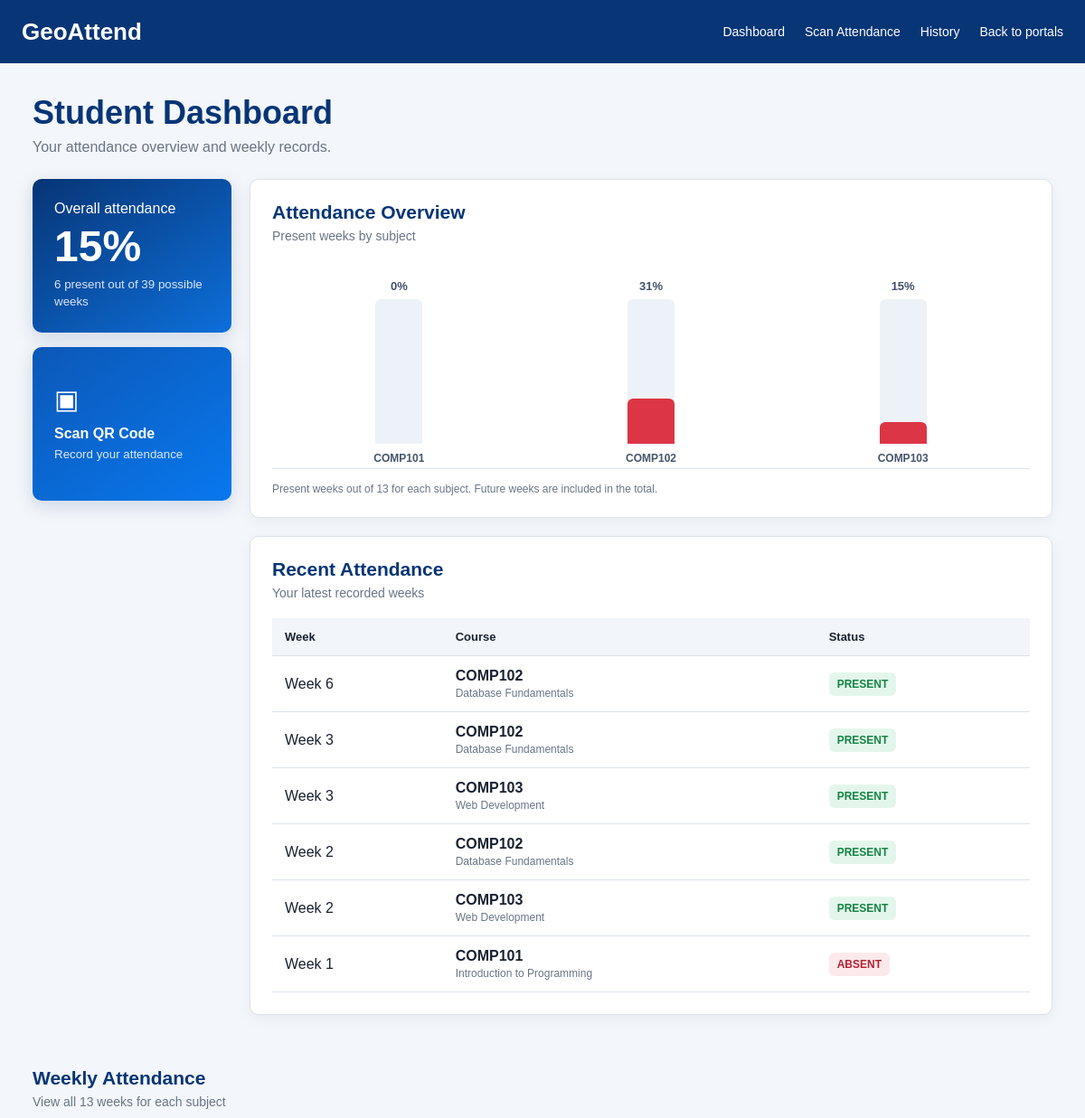
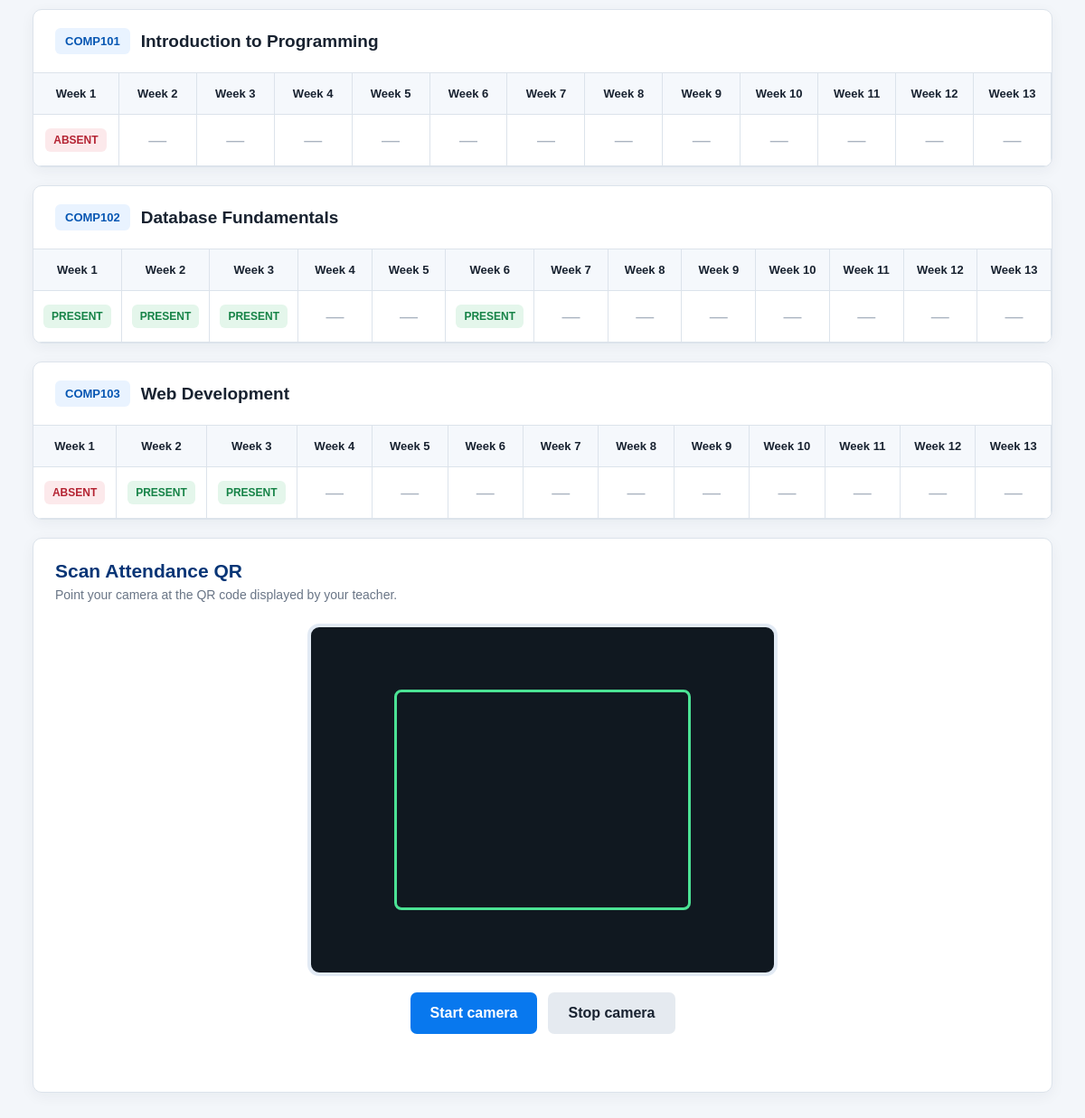
Screenshot of /student/1 with the database file from the repository (2 pictures, top to bottom).
### tables this page shows
CREATE TABLE class_sections (
    section_id INTEGER PRIMARY KEY AUTOINCREMENT,

    course_id INTEGER NOT NULL REFERENCES courses(course_id),
    lecturer_id INTEGER NOT NULL REFERENCES lecturers(lecturer_id),
    room_id INTEGER NOT NULL REFERENCES rooms(room_id),

    semester TEXT NOT NULL,
    academic_year TEXT NOT NULL,

    day_of_week TEXT NOT NULL
        CHECK (day_of_week IN (
            'MONDAY',
            'TUESDAY',
            'WEDNESDAY',
            'THURSDAY',
            'FRIDAY',
            'SATURDAY',
            'SUNDAY'
        )),

    start_time TEXT NOT NULL,
    end_time TEXT NOT NULL,

    section_status TEXT NOT NULL DEFAULT 'ACTIVE'
        CHECK (section_status IN ('ACTIVE', 'INACTIVE'))
);

CREATE TABLE courses (
    course_id INTEGER PRIMARY KEY AUTOINCREMENT,
    course_code TEXT NOT NULL UNIQUE,
    course_name TEXT NOT NULL,
    course_description TEXT
);

CREATE TABLE attendance_records (
    attendance_id INTEGER PRIMARY KEY AUTOINCREMENT,

    session_id INTEGER NOT NULL
        REFERENCES attendance_sessions(session_id),

    student_id INTEGER NOT NULL
        REFERENCES students(student_id),

    -- CLOCK IN
    clock_in_time TEXT,

    clock_in_latitude REAL,
    clock_in_longitude REAL,
    clock_in_accuracy_m REAL,
    clock_in_distance_m REAL,

    -- CLOCK OUT
    clock_out_time TEXT,

    clock_out_latitude REAL,
    clock_out_longitude REAL,
    clock_out_accuracy_m REAL,
    clock_out_distance_m REAL,

    -- WHAT THE SYSTEM DETECTED
    system_status TEXT
        CHECK (system_status IN (
            'PRESENT',
            'LATE',
            'INCOMPLETE',
            'ABSENT'
        )),

    -- FINAL OFFICIAL RESULT
    final_status TEXT
        CHECK (final_status IN (
            'PRESENT',
            'LATE',
            'ABSENT',
            'EXCUSED',
            'INCOMPLETE'
        )),

    -- CLOCK-IN / CLOCK-OUT WORKFLOW STATE
    completion_status TEXT NOT NULL DEFAULT 'ACTIVE'
        CHECK (completion_status IN (
            'ACTIVE',
            'COMPLETE',
            'MISSING_CLOCK_IN',
            'MISSING_CLOCK_OUT',
            'MANUAL_REVIEW',
            'MANUALLY_RESOLVED'
        )),

    -- HOW ATTENDANCE WAS RECORDED
    verification_method TEXT
        CHECK (verification_method IN (
            'QR_GPS',
            'LATE_CHECK_IN',
            'MANUAL',
            'LECTURER_OVERRIDE'
        )),

    created_at TEXT NOT NULL DEFAULT CURRENT_TIMESTAMP,
    updated_at TEXT NOT NULL DEFAULT CURRENT_TIMESTAMP,

    UNIQUE (session_id, student_id)
);

### app.py (the view)
@app.route('/student/<int:student_id>')
def student_page(student_id):
    subjects = db.student_subjects(student_id)
    grids = {}
    for subject in subjects:
        subject_id = subject['subject_id']
        grids[subject_id] = db.attendance_grid(
            subject_id
        )
    return render_template(
        'student.html',
        student_id=student_id,
        subjects=subjects,
        grids=grids
    )

### templates/student.html (shortened to what this page needs)
<!DOCTYPE html>
<html lang="en">
<head>
    <link
        rel="stylesheet"
        href="{{ url_for('static', filename='CSS/style.css') }}"
    >
</head>
<body class="student-dashboard">
    {% set totals = namespace(present=0) %}
    {% set total_possible = subjects|length * 13 %}
    {% for subject in subjects %}
        {% for week in range(1, 14) %}
            {% set status = grids[subject.subject_id].get((student_id, week), '')|upper %}
            {% if status == 'PRESENT' %}
                {% set totals.present = totals.present + 1 %}
            {% endif %}
        {% endfor %}
    {% endfor %}
    <header class="top-header">
        <a class="logo" href="{{ url_for('select_user_page') }}">
            GeoAttend
        </a>
        <nav class="student-nav" aria-label="Student navigation">
            <a href="#overview">Dashboard</a>
            <a href="#scan-attendance">Scan Attendance</a>
            <a href="#history">History</a>
            <a href="{{ url_for('select_user_page') }}">Back to portals</a>
        </nav>
    </header>
    <main class="dashboard-container" id="overview">
        <div class="page-heading">
            <h1>Student Dashboard</h1>
            <p>Your attendance overview and weekly records.</p>
        </div>
        <div class="student-overview-layout">
            <aside class="student-quick-cards">
                <section class="student-percentage-card" aria-label="Overall attendance">
                    <span>Overall attendance</span>
                    {% if total_possible %}
                        <strong>
                            {{ ((totals.present / total_possible) * 100)|round|int }}%
                        </strong>
                    {% else %}
                        <strong>—</strong>
                    {% endif %}
                    <small>
                        {{ totals.present }} present out of
                        {{ total_possible }} possible weeks
                    </small>
                </section>
                <a class="student-scan-tile" href="#scan-attendance">
                    <span class="student-scan-symbol" aria-hidden="true">▣</span>
                    <strong>Scan QR Code</strong>
                    <small>Record your attendance</small>
                </a>
            </aside>
            <div class="student-overview-main">
                <section class="content-card student-chart-card">
                    <div class="student-card-heading">
                        <div>
                            <h2>Attendance Overview</h2>
                            <p>Present weeks by subject</p>
                        </div>
                    </div>
                    {% if subjects %}
                    <div class="student-chart">
                        {% for subject in subjects %}
                            {% set subject_total = namespace(present=0) %}
                            {% for week in range(1, 14) %}
                                {% set status = grids[subject.subject_id].get((student_id, week), '')|upper %}
                                {% if status == 'PRESENT' %}
                                    {% set subject_total.present = subject_total.present + 1 %}
                                {% endif %}
                            {% endfor %}
                            {% set percentage = ((subject_total.present / 13) * 100)|round|int %}
                            <div class="student-chart-item">
                                <span class="student-chart-value">
                                    {{ percentage }}%
                                </span>
                                <div class="student-chart-track">
                                    <div
                                        class="student-chart-bar
                                        {% if percentage >= 75 %}chart-green
                                        {% elif percentage >= 50 %}chart-orange
                                        {% else %}chart-red{% endif %}"
                                        style="height: {{ percentage }}%;"
                                    ></div>
                                </div>
                                <span
                                    class="student-chart-label"
                                    title="{{ subject.name }}"
                                >
                                    {{ subject.code }}
                                </span>
                            </div>
                        {% endfor %}
                    </div>
                    <p class="student-chart-note">
                        Present weeks out of 13 for each subject.
                        Future weeks are included in the total.
                    </p>
                    {% else %}
                    <p class="student-no-data">
                        No subjects available yet.
                    </p>
                    {% endif %}
                </section>
                <section
                    class="content-card student-history-card"
                    id="history"
                >
                    <div class="student-card-heading">
                        <div>
                            <h2>Recent Attendance</h2>
                            <p>Your latest recorded weeks</p>
                        </div>
                    </div>
                    <div class="student-history-scroll">
                        <table class="student-history-table">
                            <thead>
                                <tr>
                                    <th scope="col">Week</th>
                                    <th scope="col">Course</th>
                                    <th scope="col">Status</th>
                                </tr>
                            </thead>
                            <tbody>
                                {% set recent = namespace(count=0) %}
                                {% for week in range(13, 0, -1) %}
                                    {% for subject in subjects %}
                                        {% set status = grids[subject.subject_id].get((student_id, week), '') %}
                                        {% if status and recent.count < 6 %}
                                            {% set recent.count = recent.count + 1 %}
                                            <tr>
                                                <td>Week {{ week }}</td>
                                                <td>
                                                    <strong>{{ subject.code }}</strong>
                                                    <span>{{ subject.name }}</span>
                                                </td>
                                                <td>
                                                    <span class="attendance-status
                                                        {% if status|upper == 'PRESENT' %}status-present
                                                        {% elif status|upper == 'ABSENT' %}status-absent
                                                        {% elif status|upper == 'LATE' %}status-late
                                                        {% endif %}">
                                                        {{ status }}
                                                    </span>
                                                </td>
                                            </tr>
                                        {% endif %}
                                    {% endfor %}
                                {% endfor %}
                            </tbody>
                        </table>
                    </div>
                </section>
            </div>
        </div>
        <section
            class="student-records-section"
            aria-labelledby="records-heading"
        >
            <div class="student-card-heading">
                <div>
                    <h2 id="records-heading">Weekly Attendance</h2>
                    <p>View all 13 weeks for each subject</p>
                </div>
            </div>
            {% for subject in subjects %}
            <article class="content-card student-subject-card">
                <div class="student-subject-heading">
                    <span class="subject-code">
                        {{ subject.code }}
                    </span>
                    <h3>{{ subject.name }}</h3>
                </div>
                <div class="table-wrapper">
                    <table class="attendance-table student-attendance-table">
                        <thead>
                            <tr>
                                {% for week in range(1, 14) %}
                                <th scope="col">
                                    Week {{ week }}
                                </th>
                                {% endfor %}
                            </tr>
                        </thead>
                        <tbody>
                            <tr>
                                {% for week in range(1, 14) %}
                                    {% set status = grids[subject.subject_id].get((student_id, week), '') %}
                                    <td>
                                        {% if status %}
                                            <span class="attendance-status
                                                {% if status|upper == 'PRESENT' %}status-present
                                                {% elif status|upper == 'ABSENT' %}status-absent
                                                {% elif status|upper == 'LATE' %}status-late
                                                {% endif %}">
                                                {{ status }}
                                            </span>
                                        {% else %}
                                            <span class="empty-status">—</span>
                                        {% endif %}
                                    </td>
                                {% endfor %}
                            </tr>
                        </tbody>
                    </table>
                </div>
            </article>
            {% else %}
            <div class="content-card student-no-data">
                No active subjects were found for this student.
            </div>
            {% endfor %}
        </section>
        <section
            class="content-card student-scanner-card"
            id="scan-attendance"
            aria-labelledby="scanner-heading"
        >
            <div class="student-card-heading">
                <div>
                    <h2 id="scanner-heading">
                        Scan Attendance QR
                    </h2>
                    <p>
                        Point your camera at the QR code
                        displayed by your teacher.
                    </p>
                </div>
            </div>
            <div class="camera-container">
                <video
                    id="camera"
                    playsinline
                    muted
                    aria-label="QR scanner camera preview"
                ></video>
            </div>
            <div class="scanner-actions">
                <button
                    id="start"
                    class="primary-button"
                    type="button"
                >
                    Start camera
                </button>
                <button
                    id="stop"
                    class="secondary-button"
                    type="button"
                >
                    Stop camera
                </button>
            </div>
            <p
                id="message"
                class="scanner-message"
                role="status"
                aria-live="polite"
                data-scan-url="{{ url_for('scan', student_id=student_id) }}"
            ></p>
        </section>
    </main>
</body>
</html>

### rows the page displays
class_sections: percentage "0", code "COMP101", week "1", name "Introduction to Programming", week "1" "2" "3" "4" "5" "6" "7" "8" "9" "10" "11" "12" "13"
class_sections: percentage "31", code "COMP102", week "6", name "Database Fundamentals", week "3", week "2", week "1" "2" "3" "4" "5" "6" "7" "8" "9" "10" "11" "12" "13"
class_sections: percentage "15", code "COMP103", week "3", name "Web Development", week "2", week "1" "2" "3" "4" "5" "6" "7" "8" "9" "10" "11" "12" "13"
attendance_records: final_status "PRESENT", final_status "PRESENT"
attendance_records: final_status "PRESENT", final_status "PRESENT"
attendance_records: final_status "PRESENT", final_status "PRESENT"
attendance_records: final_status "PRESENT", final_status "PRESENT"
attendance_records: final_status "PRESENT", final_status "PRESENT"
attendance_records: final_status "ABSENT", final_status "ABSENT"
attendance_records: final_status "PRESENT"
attendance_records: final_status "ABSENT"

### other values shown
{{ ((totals.present / total_possible) * 100)|round|int }} "15"
{{ totals.present }} "6"
{{ total_possible }} "39"
